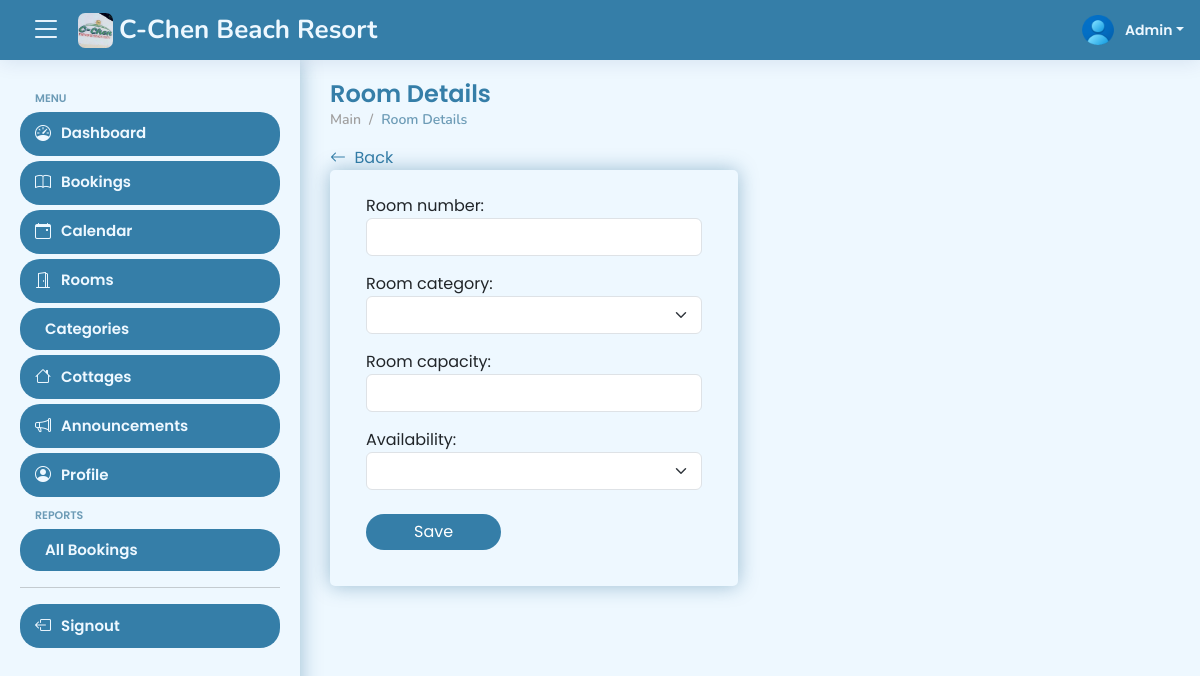
The app's page /views/admin/room-details.php?room_number_id=8 (signed in), older data.
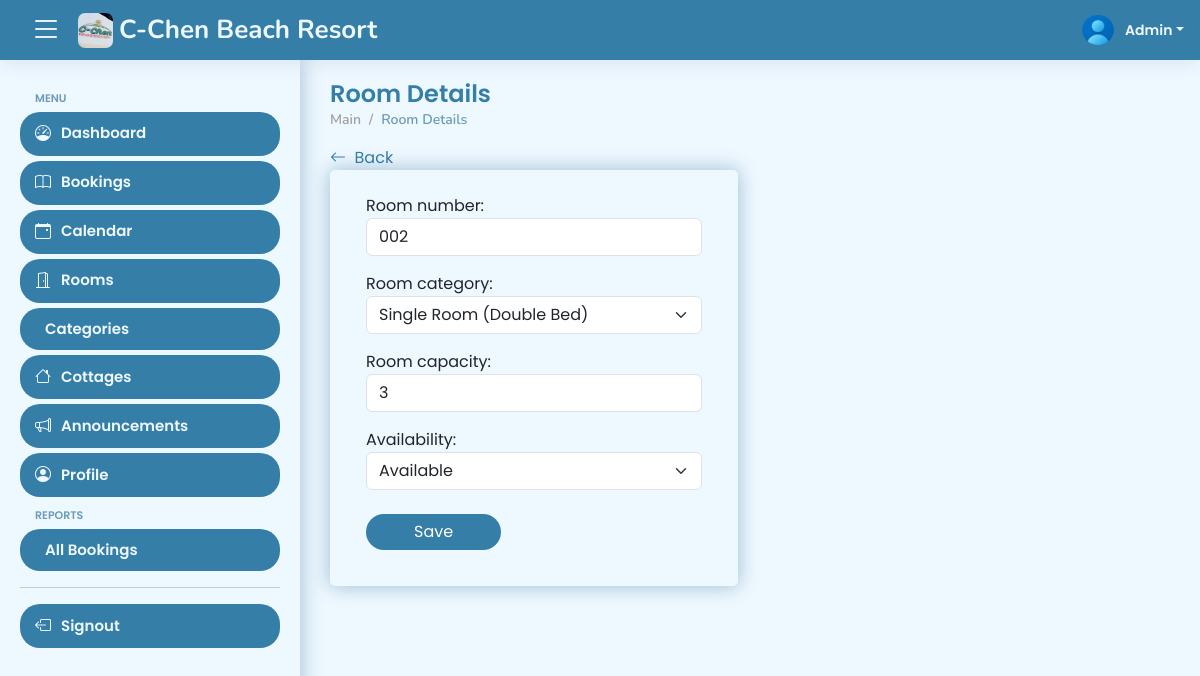
The same page, newer data.
### tables this page shows
CREATE TABLE IF NOT EXISTS `tbl_room_number` (
  `room_number_id` int NOT NULL AUTO_INCREMENT,
  `room_number` varchar(20) NOT NULL,
  `room_category_id` int NOT NULL,
  `room_capacity` int NOT NULL,
  `room_availability_id` int NOT NULL,
  `created_at` datetime NOT NULL,
  `updated_at` datetime NOT NULL,
  PRIMARY KEY (`room_number_id`)
);

CREATE TABLE IF NOT EXISTS `tbl_room_category` (
  `room_category_id` int NOT NULL AUTO_INCREMENT,
  `room_category_name` varchar(50) NOT NULL,
  `room_category_price` varchar(50) NOT NULL,
  `room_capacity` int NOT NULL,
  `room_details` text,
  `img_url` varchar(50) DEFAULT NULL,
  `availability_id` int NOT NULL,
  `created_at` datetime NOT NULL,
  `updated_at` datetime NOT NULL,
  PRIMARY KEY (`room_category_id`)
);

CREATE TABLE IF NOT EXISTS `tbl_availability` (
  `availability_id` int NOT NULL AUTO_INCREMENT,
  `availability` varchar(20) NOT NULL,
  PRIMARY KEY (`availability_id`)
);

### views/admin/room-details.php (the view, shortened to what the changed rows need)
<?php
if (isset($_SESSION['id'])) {
    $room_number_id = $_GET['room_number_id'];
?>
    <!DOCTYPE html>
    <html lang="en">
    <head>
        <?php include 'includes/head.php' ?>
    </head>
    <body>
        <?php include 'includes/header.php' ?>
        <?php include 'includes/aside.php' ?>
        <main id="main" class="main">
            <div class="pagetitle">
                <h1>Room Details</h1>
                <nav>
                    <ol class="breadcrumb">
                        <li class="breadcrumb-item">Main</li>
                        <li class="breadcrumb-item active">Room Details</li>
                    </ol>
                </nav>
            </div>
            <section class="section dashboard mb-5">
                <a href="rooms.php">
                    <i class="bi bi-arrow-left"></i>&nbsp; Back
                </a>
                <div class="row">
                    <div class="col-lg-6">
                        <?php
                        $stmt = $conn->prepare("SELECT *,
                        tbl_room_category.room_category_name,
                        tbl_room_category.room_category_price,
                        tbl_room_number.room_capacity,
                        tbl_availability.availability
                        FROM tbl_room_number
                        INNER JOIN tbl_room_category ON tbl_room_number.room_category_id = tbl_room_category.room_category_id
                        INNER JOIN tbl_availability ON tbl_room_number.room_availability_id = tbl_availability.availability_id
                        WHERE tbl_room_number.room_number_id = ?
                        ORDER BY tbl_room_number.room_number");
                        $stmt->bind_param('i', $room_number_id);
                        $stmt->execute();
                        $result = $stmt->get_result();
                        $row = $result->fetch_assoc();
                        $room_number = $row['room_number'];
                        $room_category_id = $row['room_category_id'];
                        $room_category_name = $row['room_category_name'];
                        $room_capacity = $row['room_capacity'];
                        $room_availability_id = $row['room_availability_id'];
                        $availability = $row['availability'];
                        ?>
                        <div class="card">
                            <div class="card-body">
                                <form action="../../controller/admin/update-room.php?room_number_id=<?= $room_number_id ?>" method="post">
                                    <div class="row mt-2 p-3">
                                        <div class="col-12">
                                            <label for="room_number">Room number:</label>
                                            <input type="text" name="room_number" value="<?= $room_number ?>" id="room_number" class="form-control">
                                        </div>
                                        <div class="col-12 mt-3">
                                            <label for="room_category_id">Room category:</label>
                                            <select name="room_category_id" id="room_category_id" class="form-select">
                                                <option value="<?= $room_category_id ?>"><?= $room_category_name ?></option>
                                                <?php
                                                $stmtCategory = $conn->prepare("SELECT * FROM tbl_room_category");
                                                $stmtCategory->execute();
                                                $resultCategory = $stmtCategory->get_result();
                                                while ($rowCategory = $resultCategory->fetch_assoc()) {
                                                    $roomCategoryId = $rowCategory['room_category_id'];
                                                    $roomCategoryName = $rowCategory['room_category_name'];
                                                    echo "
                                                <option value='$roomCategoryId'>$roomCategoryName</option>
                                                ";
                                                }
                                                ?>
                                            </select>
                                        </div>
                                        <div class="col-12 mt-3">
                                            <label for="room_capacity">Room capacity:</label>
                                            <input type="text" name="room_capacity" value="<?= $room_capacity ?>" id="room_capacity" class="form-control">
                                        </div>
                                        <div class="col-12 mt-3">
                                            <label for="room_availability_id">Availability:</label>
                                            <select name="room_availability_id" id="room_availability_id" class="form-select">
                                                <option value="<?= $room_availability_id ?>"><?= $availability ?></option>
                                            </select>
                                        </div>
                                        <div class="col-12 mt-4">
                                            <button class="btn btn-primary px-5 rounded-5" type="submit">Save</button>
                                        </div>
                                    </div>
                                </form>
                            </div>
                        </div>
                    </div>
                </div>
            </section>
        </main>
    </body>
    </html>
<?php
} else {
    header('Location: ../../signout.php');
    exit();
}
?>

Row changes from the older to the newer data that the page shows:
now on this page (row edited): tbl_room_number: room_number "002", room_category_id "Single Room (Double Bed)", room_capacity "3", room_availability_id "Available"
